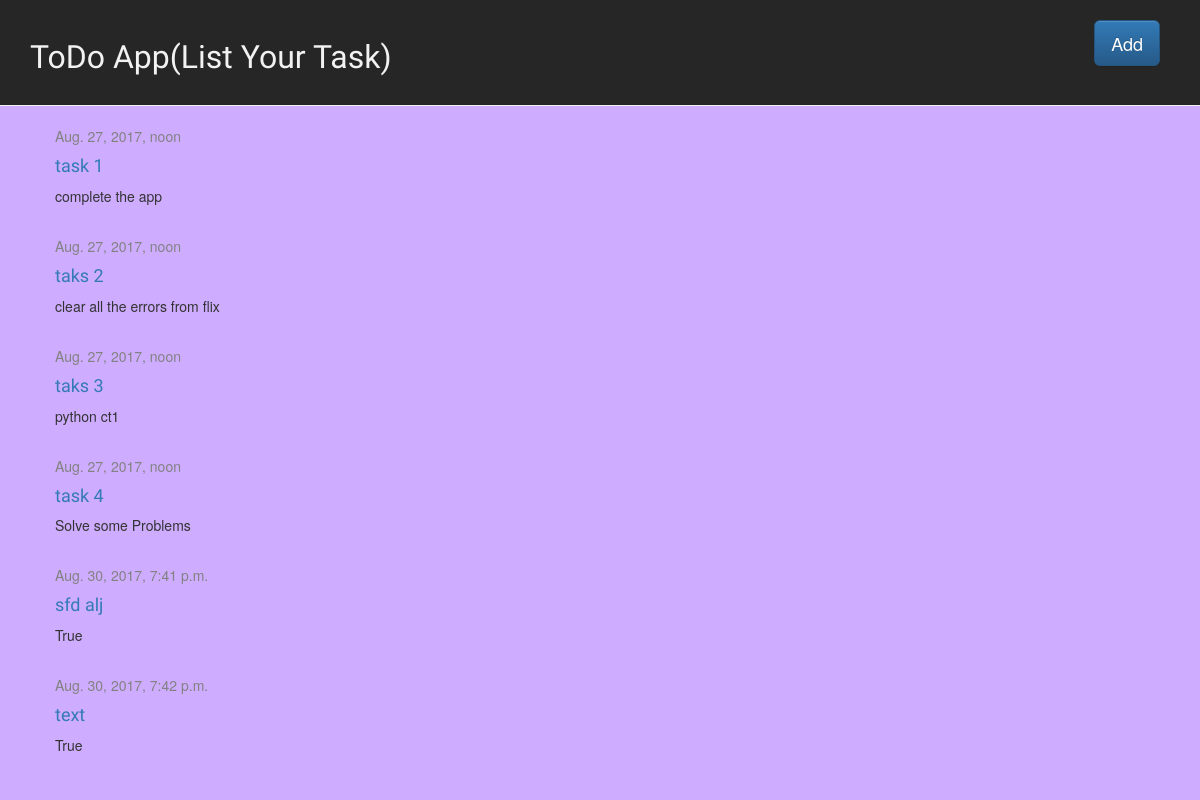
Before: / with the older database file.
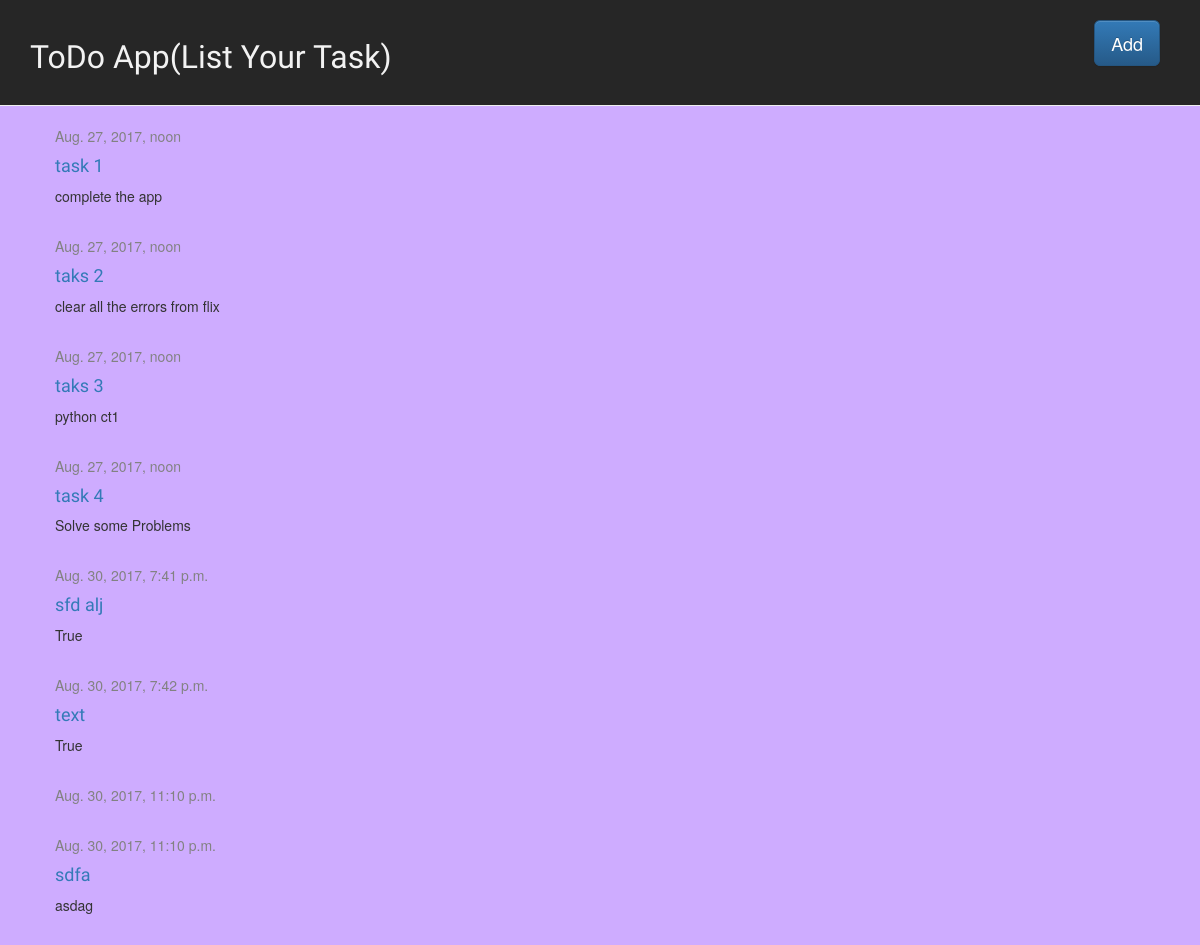
After: the same page with the newer database file.
### todos/models.py (models this page shows, shortened)
class Todo(models.Model):
    title = models.CharField(max_length=200)
    text = models.TextField()
    date_created = models.DateTimeField(default=timezone.now)

### todos/views.py (the view)
# urls.py: url(r'^$', views.task, name='task'),
def task(request):
    todos = Todo.objects.all()[:]
    context = {
        'todos': todos
    }
    return render(request, 'index.html', context)

### todos/templates/index.html
{% extends 'base.html' %}
{% block content %}
    {% for todo in todos %}
        <div class="post">
            <div class="date">
                {{ todo.date_created }}
            </div>
            <h4><a href="/todos/details/{{todo.id}}">{{ todo.title }}</a></h4>
            <p>{{ todo.text|linebreaksbr }}</p>
        </div>
    {% endfor %}
{% endblock %}

Changed rows visible on the page:
added Todo: date_created "Aug. 30, 2017, 11:10 p.m."
added Todo: date_created "Aug. 30, 2017, 11:10 p.m.", title "sdfa", text "asdag"
